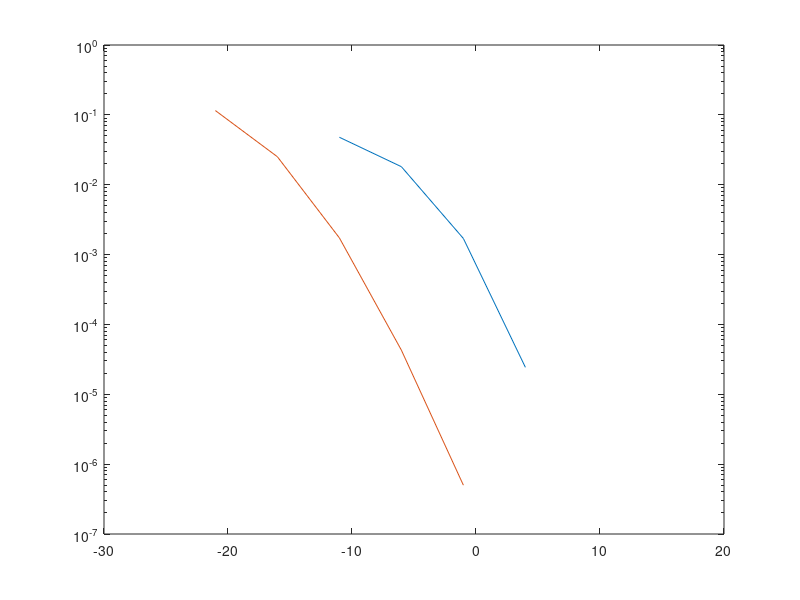

The MATLAB source for this figure: (Note: this script raises an error after producing the figure.)
%f_DT = 0.06, channel bound, L=1
bsnrf = [ -21.010900, -16.010900, -11.010900, -6.010900, -1.010900, 3.989100, 8.989100 ]
bsnrf2 = [ -21.037500, -16.037500, -11.037500, -6.037500, -1.037500, 3.962500, 8.962500 ]
bsnrf3 = [ -21.005301, -16.005301, -11.005300, -6.005300, -1.005300, 3.994700, 8.994700 ]
busr10 = [ 0.128900, 0.031300, 0.002400, 0.000076, 0.000001, 0.000000, 0.000000 ]
busr11 = [ 0.129300, 0.031200, 0.002400, 0.000062, 0.000001, 0.000000, 0.000000 ]
busr20 = [ 0.115800, 0.024900, 0.001700, 0.000036, 0.000000, 0.000000, 0.000000 ]
busr21 = [ 0.115500, 0.025200, 0.001700, 0.000043, 0.000001, 0.000000, 0.000000 ]
busr30 = [ 0.101100, 0.019000, 0.001100, 0.000018, 0.000000, 0.000000, 0.000000 ]
busr31 = [ 0.100700, 0.019300, 0.001100, 0.000022, 0.000000, 0.000000, 0.000000 ]


%f_DT = 0.06, Q = 4e-3, Ni=20, np=10
snrf = [ -11.010900, -6.010900, -1.010900, 3.989100, 8.989100, 13.989100, 18.989100 ]
snrf2 = [ -11.037500, -6.037500, -1.037500, 3.962500, 8.962500, 13.962500, 18.962500 ]
snrf3 = [ -11.005300, -6.005300, -1.005300, 3.994700, 8.994700, 13.994700, 18.994699 ]
usr10 = [ 0.050400, 0.018200, 0.001800, 0.000011, 0.000000, 0.000000, 0.000000 ]
usr11 = [ 0.050500, 0.018300, 0.001800, 0.000011, 0.000000, 0.000000, 0.000000 ]
usr20 = [ 0.049400, 0.019200, 0.002000, 0.000062, 0.000000, 0.000000, 0.000000 ]
usr21 = [ 0.049400, 0.019200, 0.002000, 0.000062, 0.000000, 0.000000, 0.000000 ]
usr30 = [ 0.043600, 0.016900, 0.001300, 0.000000, 0.000000, 0.000000, 0.000000 ]
usr31 = [ 0.043400, 0.016900, 0.001300, 0.000000, 0.000000, 0.000000, 0.000000 ]

%Average BER
busr = mean([busr10; busr11; busr20; busr21; busr30; busr31]);
usr = mean([usr10; usr11; usr20; usr21; usr30; usr31]);
bsnr = mean([bsnrf; bsnrf2; bsnrf3]);
snr = mean([snrf; snrf2; snrf3]);
figure,semilogy(snr,usr,bsnr,busr)
figure,semilogy(snr,usr,'.-k',bsnr,busr,'.:k',snr2,usr2,'*-k',snr2,busr2,'*:k')
